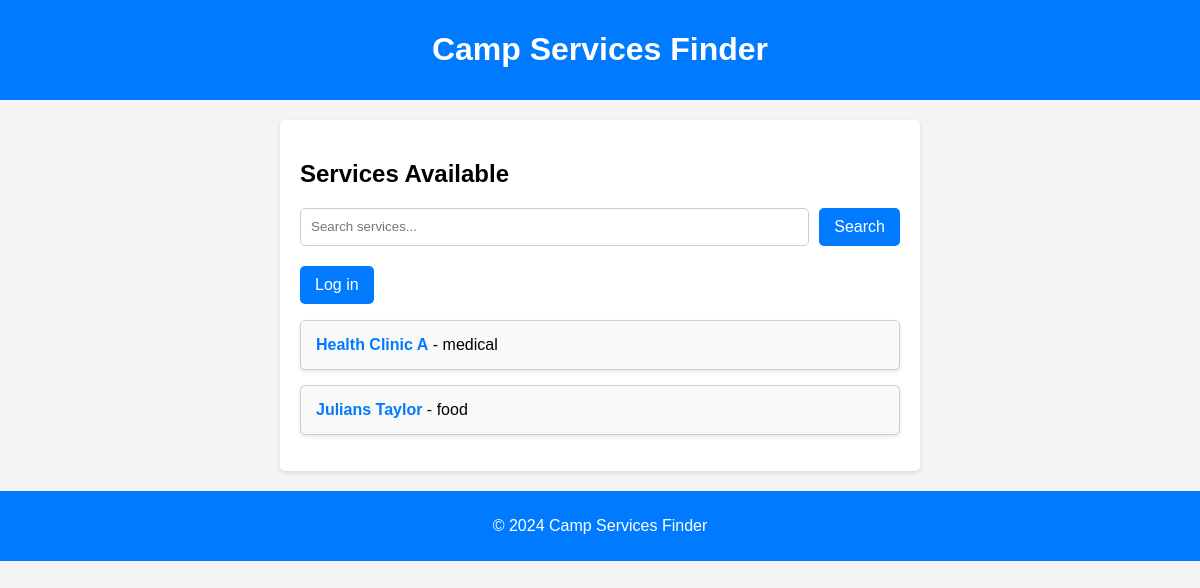
The page /services/ on the database as committed earlier.
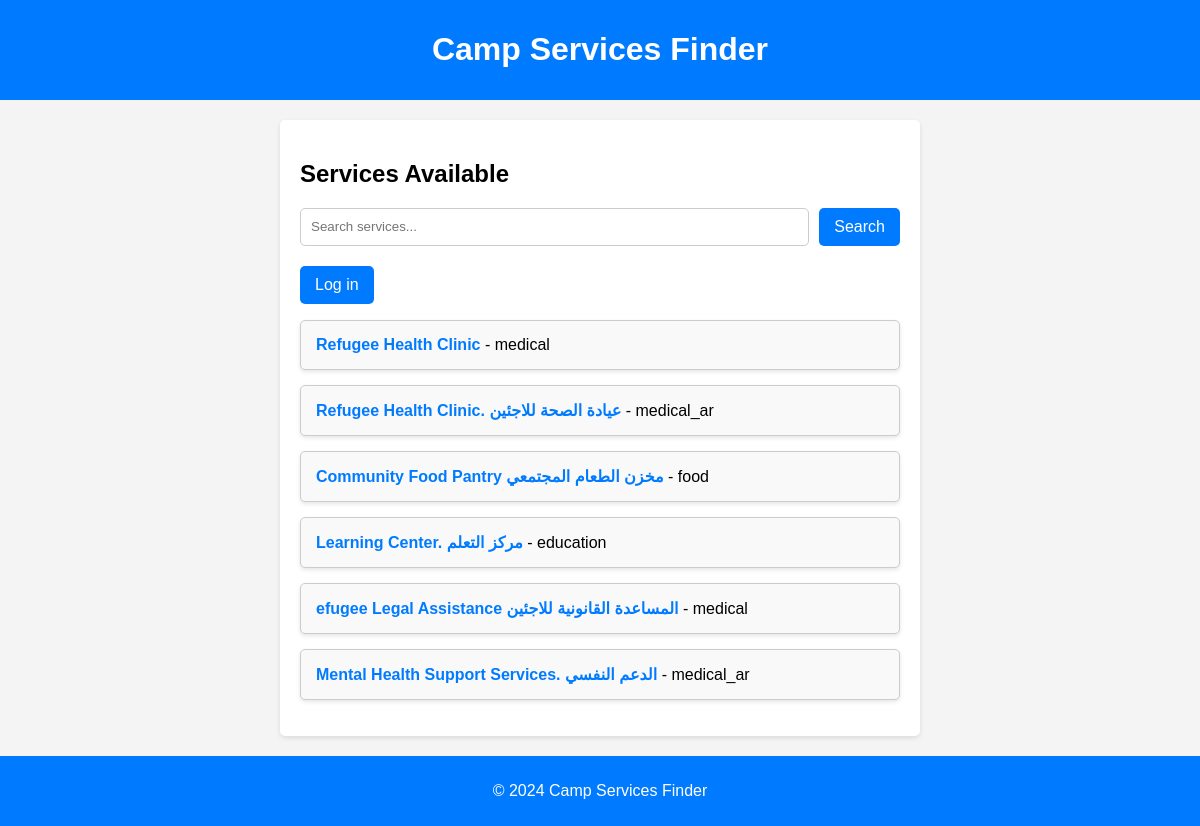
The same page on the database as committed later.
### services/models.py (models this page shows, shortened)
class Service(models.Model):
    CATEGORY_CHOICES = [
        ('medical', 'Medical'),
        ('medical_ar', 'طبي'),
        ('food', 'Food'),
        ('food_ar', 'طعام'),
        ('education', 'Education'),
        ('education_ar', 'تعليم'),
        ('other', 'Other'),
        ('other_ar', 'آخر'),
    ]
    name = models.CharField(max_length=100)
    category = models.CharField(max_length=20, choices=CATEGORY_CHOICES)
    location = models.CharField(max_length=100)
    description = models.TextField()
    contact_info = models.CharField(max_length=100)
    hours = models.CharField(max_length=100)
    image = models.ImageField(upload_to='images/', blank=True, null=True)

### services/views.py (the view)
# urls.py: path('', views.service_list, name='service_list'),
def service_list(request):
    query = request.GET.get('q')
    if query:
        services = Service.objects.filter(
            Q(name__icontains=query) |
            Q(category__icontains=query) |
            Q(location__icontains=query) |
            Q(hours__icontains=query)
        )
    else:
        services = Service.objects.all()
    return render(request, 'services/service_list.html', {'services': services})

### services/templates/services/service_list.html (shortened to what this page needs)
<!DOCTYPE html>
<html lang="en">
<head>
    {% load static %}
    <link rel="stylesheet" type="text/css" href="{% static 'services/mainstyle.css' %}">
</head>
<body>
    <header>
        <h1>Camp Services Finder</h1>
    </header>
    <div class="container">
        <h2>Services Available</h2>
        <form method="get" action="{% url 'service_list' %}" class="search-form">
            <input type="text" name="q" placeholder="Search services..." value="{{ request.GET.q }}">
            <button type="submit">Search</button>
        </form>
        {% if user.is_authenticated %}
            <a href="{% url 'login' %}">
                <button>Log out</button>
            </a>
        {% else %}
            <a href="{% url 'login' %}">
                <button>Log in</button>
            </a>
        {% endif %}
        <ul class="service-list">
            {% if services %}
                {% for service in services %}
                    <li>
                        <a href="{% url 'service_detail' service.pk %}">{{ service.name }}</a> - {{ service.category }}
                    </li>
                {% endfor %}
            {% else %}
                <li>No services available</li>
            {% endif %}
        </ul>
    </div>
    <footer>
        <p>&copy; 2024 Camp Services Finder</p>
    </footer>
</body>
</html>

### services/static/services/mainstyle.css (style rules this page uses)
body { font-family: Arial, sans-serif; margin: 0; padding: 0; background-color: #f4f4f4; }
header { background: #007bff; color: #fff; padding: 10px 20px; text-align: center; }
.container { max-width: 600px; margin: 20px auto; padding: 20px; background: #fff; border-radius: 5px; box-shadow: 0 2px 5px rgba(0, 0, 0, 0.1); }
h2 { margin-bottom: 20px; }
.search-form { display: flex; margin-bottom: 20px; }
.search-form input { flex: 1; padding: 10px; border: 1px solid #ccc; border-radius: 5px; margin-right: 10px; }
button { background-color: #007bff; color: #fff; border: none; padding: 10px 15px; border-radius: 5px; cursor: pointer; font-size: 16px; }
.service-list { list-style-type: none; padding: 0; }
.service-list li { background: #f9f9f9; border: 1px solid #ccc; border-radius: 5px; padding: 15px; margin: 15px 0; box-shadow: 0 2px 4px rgba(0, 0, 0, 0.1); }
.service-list a { text-decoration: none; color: #007bff; font-weight: bold; }
footer { text-align: center; padding: 10px 0; background: #007bff; color: white; position: relative; bottom: 0; width: 100%; }

Rows that differ between the two databases and show on the page:
removed Service: name "Julians Taylor", category "food"
changed Service: name "Health Clinic A" → "Refugee Health Clinic"
added Service: name "Refugee Health Clinic. عيادة الصحة للاجئين", category "medical_ar"
added Service: name "Community Food Pantry مخزن الطعام المجتمعي", category "food"
added Service: name "Learning Center. مركز التعلم", category "education"
added Service: name "efugee Legal Assistance المساعدة القانونية للاجئين", category "medical"
added Service: name "Mental Health Support Services. الدعم النفسي", category "medical_ar"
